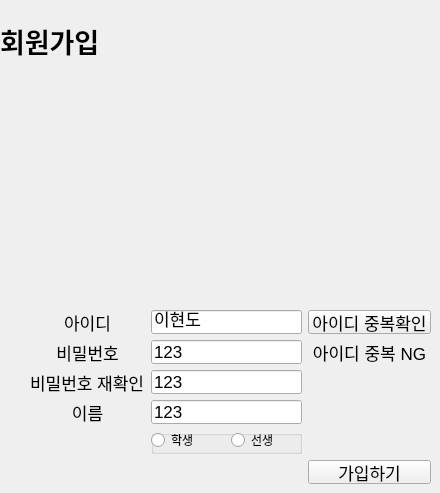
   <widget class="QWidget" name="page_3">
    <widget class="QLabel" name="label_20">
     <property name="geometry">
      <rect>
       <x>0</x>
       <y>10</y>
       <width>111</width>
       <height>61</height>
      </rect>
     </property>
     <property name="font">
      <font>
       <pointsize>20</pointsize>
       <weight>75</weight>
       <bold>true</bold>
      </font>
     </property>
     <property name="text">
      <string>회원가입</string>
     </property>
    </widget>
    <widget class="QWidget" name="gridLayoutWidget_2">
     <property name="geometry">
      <rect>
       <x>30</x>
       <y>310</y>
       <width>401</width>
       <height>174</height>
      </rect>
     </property>
     <layout class="QGridLayout" name="gridLayout_2">
      <item row="0" column="2">
       <widget class="QPushButton" name="btn_id_check">
        <property name="font">
         <font>
          <pointsize>13</pointsize>
         </font>
        </property>
        <property name="text">
         <string>아이디 중복확인</string>
        </property>
       </widget>
      </item>
      <item row="1" column="1">
       <widget class="QLineEdit" name="input_sign_in_pw">
        <property name="font">
         <font>
          <pointsize>13</pointsize>
         </font>
        </property>
        <property name="text">
         <string>123</string>
        </property>
       </widget>
      </item>
      <item row="1" column="2">
       <widget class="QLabel" name="label_id_check">
        <property name="font">
         <font>
          <pointsize>13</pointsize>
         </font>
        </property>
        <property name="text">
         <string>아이디 중복 NG</string>
        </property>
        <property name="alignment">
         <set>Qt::AlignCenter</set>
        </property>
       </widget>
      </item>
      <item row="2" column="0">
       <widget class="QLabel" name="label_13">
        <property name="font">
         <font>
          <pointsize>13</pointsize>
         </font>
        </property>
        <property name="text">
         <string>비밀번호 재확인</string>
        </property>
       </widget>
      </item>
      <item row="0" column="0">
       <widget class="QLabel" name="label_11">
        <property name="font">
         <font>
          <pointsize>13</pointsize>
         </font>
        </property>
        <property name="layoutDirection">
         <enum>Qt::LeftToRight</enum>
        </property>
        <property name="text">
         <string>아이디</string>
        </property>
        <property name="alignment">
         <set>Qt::AlignCenter</set>
        </property>
       </widget>
      </item>
      <item row="2" column="1">
       <widget class="QLineEdit" name="input_sign_in_pw_ck">
        <property name="font">
         <font>
          <pointsize>13</pointsize>
         </font>
        </property>
        <property name="text">
         <string>123</string>
        </property>
       </widget>
      </item>
      <item row="4" column="2">
       <widget class="QLabel" name="label_sign_in">
        <property name="font">
         <font>
          <pointsize>13</pointsize>
         </font>
        </property>
        <property name="text">
         <string/>
        </property>
        <property name="alignment">
         <set>Qt::AlignCenter</set>
        </property>
       </widget>
      </item>
      <item row="0" column="1">
       <widget class="QLineEdit" name="input_sign_in_id">
        <property name="font">
         <font>
          <pointsize>13</pointsize>
         </font>
        </property>
        <property name="text">
         <string>이현도</string>
        </property>
       </widget>
      </item>
      <item row="1" column="0">
       <widget class="QLabel" name="label_12">
        <property name="font">
         <font>
          <pointsize>13</pointsize>
         </font>
        </property>
        <property name="text">
         <string>비밀번호</string>
        </property>
        <property name="alignment">
         <set>Qt::AlignCenter</set>
        </property>
       </widget>
      </item>
      <item row="5" column="2">
       <widget class="QPushButton" name="btn_sign_in">
        <property name="font">
         <font>
          <pointsize>13</pointsize>
         </font>
        </property>
        <property name="text">
         <string>가입하기</string>
        </property>
       </widget>
      </item>
      <item row="4" column="1">
       <widget class="QGroupBox" name="gruop_auth">
        <property name="title">
         <string/>
        </property>
        <widget class="QRadioButton" name="radio_sign_in_student">
         <property name="geometry">
          <rect>
           <x>0</x>
           <y>0</y>
           <width>47</width>
           <height>20</height>
          </rect>
         </property>
         <property name="text">
          <string>학생</string>
         </property>
        </widget>
        <widget class="QRadioButton" name="radio_sign_in_teacher">
         <property name="geometry">
          <rect>
           <x>80</x>
           <y>0</y>
           <width>47</width>
           <height>20</height>
          </rect>
         </property>
         <property name="text">
          <string>선생</string>
         </property>
        </widget>
       </widget>
      </item>
      <item row="3" column="0">
       <widget class="QLabel" name="label_24">
        <property name="font">
         <font>
          <pointsize>13</pointsize>
         </font>
        </property>
        <property name="text">
         <string>이름</string>
        </property>
        <property name="alignment">
         <set>Qt::AlignCenter</set>
        </property>
       </widget>
      </item>
      <item row="3" column="1">
       <widget class="QLineEdit" name="input_sign_in_name">
        <property name="font">
         <font>
          <pointsize>13</pointsize>
         </font>
        </property>
        <property name="text">
         <string>123</string>
        </property>
       </widget>
      </item>
     </layout>
    </widget>
   </widget>
